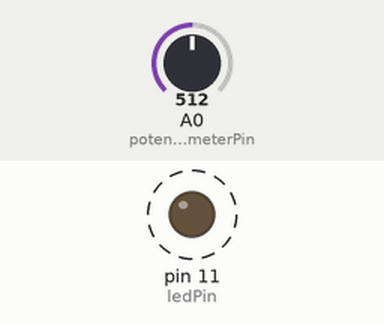
Simulated run of this sketch. Board: Arduino Uno, built with avr-gcc and run on an emulated ATmega328P. Parts: output pins drawn as LEDs (lit = HIGH). Dashed ring = blinking. The test bench sets the inputs (shaded band); at power-on: A0 (potentiometerPin) = 512.

Above: at 1.8 s.
1.9 s: A0 (potentiometerPin) set to 0
At 3.3 s:
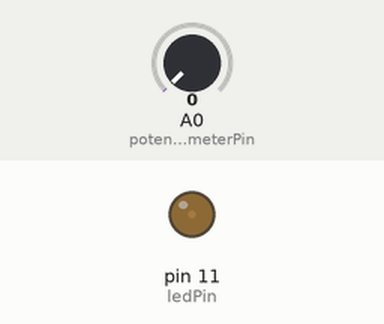
3.6 s: A0 (potentiometerPin) set to 122
At 3.9 s:
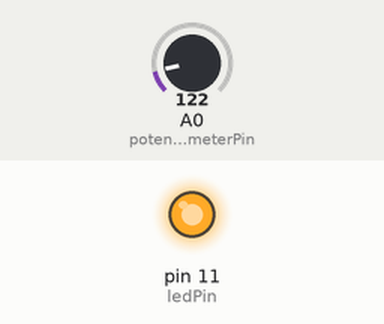
Timing chart, 0 to 13.1 s (numbered marks = the images above; inputs shaded):
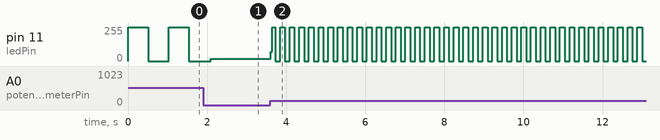

Measured:
- after the input at 3.6 s, pin 11 (ledPin): 18/255 → 70/255 at once, then moves between 0/255 and 255/255, repeating every 0.24 s
- by itself, pin 11 (ledPin): alternates 255/255 for 0.51 s and 0/255 for 0.51 s

The sketch:

Lab2.ino
```cpp
//Control the LED with a Potentiometer

int potentiometerPin = 0;    // The potentiometer is connected to analog pin 0
int ledPin = 11;
int potentiometerValue;

void setup()
{
  Serial.begin(57600);
  pinMode(ledPin, OUTPUT);
}

void loop()
{
  potentiometerValue = analogRead(potentiometerPin);

  Blink();
  //Bright();
}

void Blink()
{
  digitalWrite(ledPin, HIGH);
  delay(potentiometerValue);
  digitalWrite(ledPin, LOW);
  delay(potentiometerValue);
}

void Bright()
{
 int brightness = map(potentiometerValue,0,1023,0,255);
 analogWrite(ledPin, brightness);
}
```
